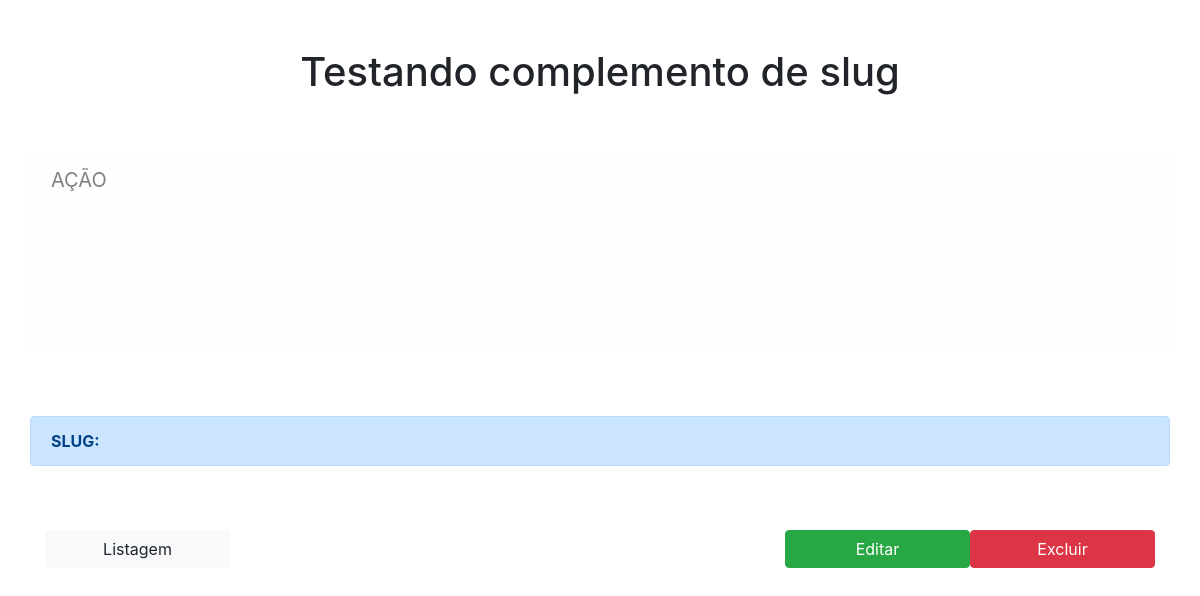
The page /detalhes.php?codigo=13 on the database as committed earlier.
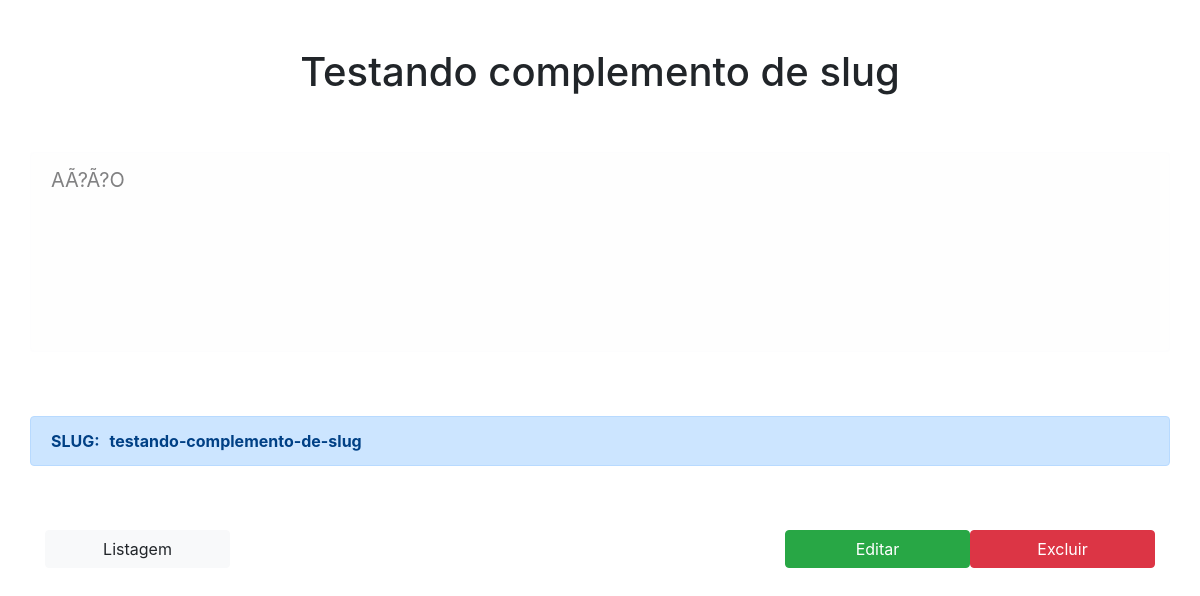
The same page on the database as committed later.
### tables this page shows
CREATE TABLE IF NOT EXISTS `noticia` (
  `id` int(11) NOT NULL AUTO_INCREMENT,
  `titulo` varchar(255) DEFAULT NULL,
  `descricao` longtext,
  `slug` varchar(255) DEFAULT NULL,
  `complemento` int(11) DEFAULT NULL,
  PRIMARY KEY (`id`)
);

### functions.php (called while the page is built, shortened)
<?php
$conexao = mysqli_connect('localhost','root','', 'crud_sem_lacos');
function get_conexao() {
    global $conexao;
    return $conexao;
}
function db_select($comando, $array=array(), $cabecalho=false) {
    $comando = !empty($array) ? sf($comando, $array) : $comando;
    $resultado = mysqli_query(get_conexao(), $comando);
    $saida = mysqli_fetch_all($resultado);
    $lista = array();
    $campos = campos($resultado);
    array_walk($saida, function($elementoPai, $chavePai) use (&$lista, $campos) {
        array_walk($elementoPai, function($valor, $chave) use (&$lista, $campos, $chavePai){
            $lista[$chavePai][$campos[$chave]] = $valor;
        });
    });
    $saida = $lista;
    array_walk_recursive($saida, function(&$item){
        $item = utf8_encode($item);
    });
    return $saida;
}
function db_select_one($comando, $array=array(), $cabecalho=false) {
    $retorno = db_select($comando, $array, $cabecalho);
    if (count($retorno) == 1) {
        $retorno = array_shift($retorno);
    } else {
        $retorno = false;
    }
    return $retorno;
}
function campos($resultado){
    $saida = mysqli_fetch_fields($resultado);
    array_walk($saida, function (&$campo) {
        $campo = $campo->name;
    });
    return $saida;
}
function sf($string, $array) {
    array_walk($array, function ($valor, $chave) use (&$string){
        $string = str_replace(":".$chave, $valor, $string);
    });
    return $string;
}

### detalhes.php (the view, shortened to what this page needs)
<?php
require_once('functions.php');
$sql = '
    SELECT
        n.id,
        n.titulo,
        n.descricao,
        IF(CONCAT(n.slug,"-",n.complemento) IS NOT NULL, CONCAT(n.slug,"-",n.complemento), n.slug) slug
    FROM
        noticia n
    WHERE
        n.id = ":codigo"
';
$noticia = db_select_one($sql, array(
    'codigo' => !empty($_GET['codigo']) ? $_GET['codigo'] : ""
));
?>
<!DOCTYPE html>
<html lang="pt-br">
    <head>
        <link rel="stylesheet" href="bootstrap/dist/css/bootstrap.min.css" />
    </head>
    <body>
        <div class="container">
            <br clear="both">
            <br clear="both">
            <div class="row div-titulo">
                <h1><?php echo $noticia['titulo']; ?></h1>
            </div>
            <br clear="both">
            <br clear="both">
            <div class="row div-corpo alert alert-light">
                <?php echo $noticia['descricao']; ?>
            </div>
            <br clear="both">
            <br clear="both">
            <div class="row div-slug alert alert-primary">
                <span class="slug">SLUG: </span><?php echo $noticia['slug']; ?>
            </div>
            <br clear="both">
            <br clear="both">
            <a href="/index.php" class="btn btn-light float-left col-md-2">
                Listagem
            </a>
            <a href="#modal" data-toggle="modal" data-target="#myModal" class="btn btn-danger float-right col-md-2">
                Excluir
            </a>
            <a href="/editar.php?codigo=<?php echo $noticia['id']; ?>" id="excluir" class="btn btn-success float-right col-md-2">
                Editar
            </a>
        </div>
    </body>
</html>

Rows that differ between the two databases and show on the page:
changed noticia "Testando complemento de slug": descricao "AÇÃO" → "AÃ?Ã?O"
Other text that changed with them:
$noticia['slug']: (not shown) → "testando-complemento-de-slug"
